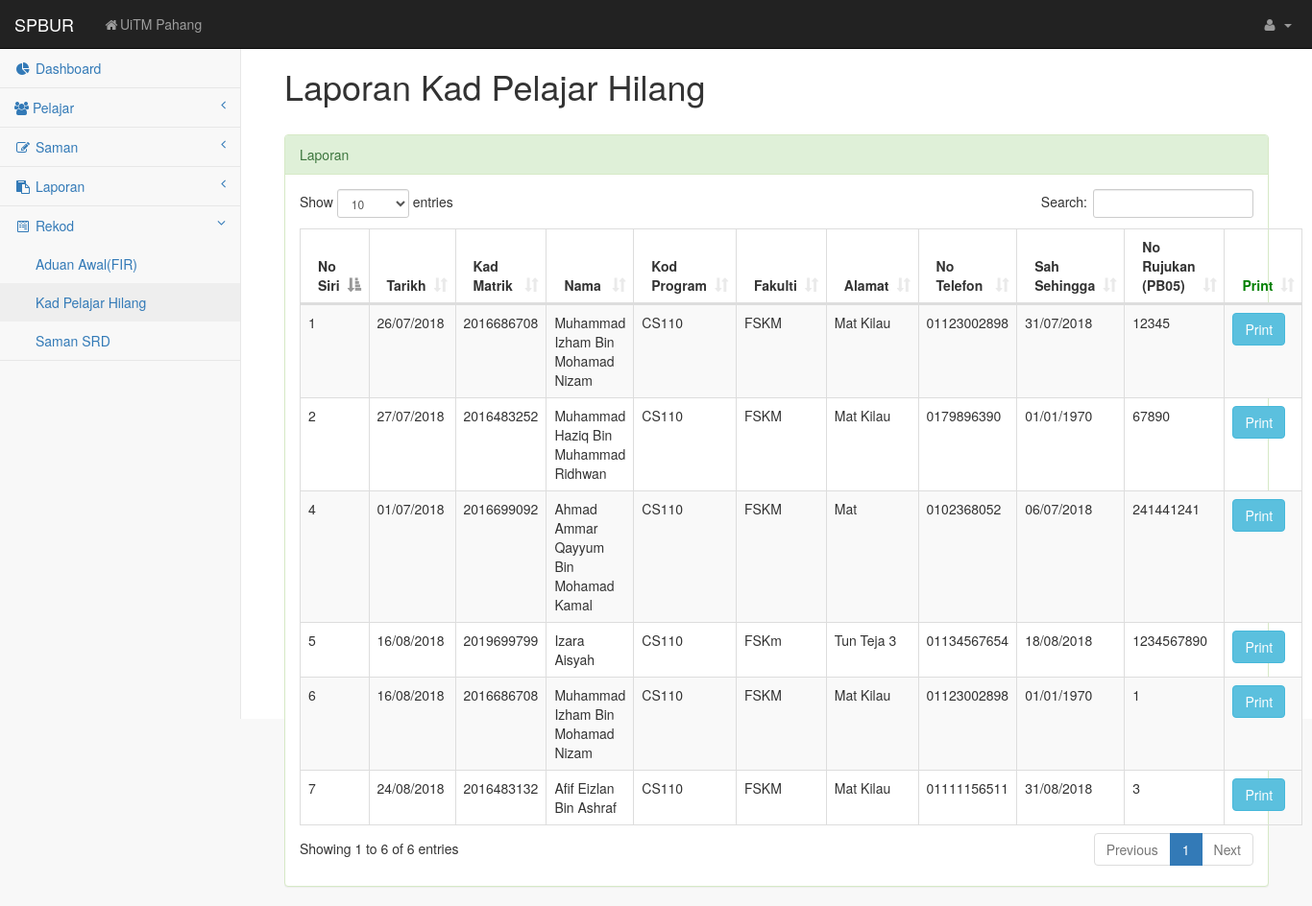
The app's page /rkadpelajar.php with its own data.
### tables this page shows
CREATE TABLE `kad` (
  `series_no` int(11) NOT NULL,
  `currentdate` date NOT NULL,
  `matric_no` int(11) NOT NULL,
  `name` varchar(255) NOT NULL,
  `prog_code` varchar(255) NOT NULL,
  `faculty` varchar(255) NOT NULL,
  `address` varchar(255) NOT NULL,
  `phone_no` varchar(255) NOT NULL,
  `validuntil` varchar(255) DEFAULT NULL,
  `refer` varchar(255) DEFAULT NULL
);

### rkadpelajar.php (the view, shortened to what this page needs)
<!DOCTYPE html>
<html lang="en">
<head>
    <link href="css/bootstrap.min.css" rel="stylesheet">
    <link href="css/metisMenu.min.css" rel="stylesheet">
    <link href="css/timeline.css" rel="stylesheet">
    <link href="css/dataTables/dataTables.bootstrap.css" rel="stylesheet">
    <link href="css/dataTables/dataTables.responsive.css" rel="stylesheet">
    <link href="css/startmin.css" rel="stylesheet">
    <link href="css/morris.css" rel="stylesheet">
    <link href="css/font-awesome.min.css" rel="stylesheet" type="text/css">
    <link rel="stylesheet" href="bower_components/datatables.net-bs/css/dataTables.bootstrap.min.css">
</head>
<body>
<div id="wrapper">
<?php include("DashboardOnly.php");?>
</body>
</html>
    <div id="page-wrapper">
                <div class="col-lg-12">
                    <br>
                    <h1>Laporan Kad Pelajar Hilang</h1>
                    <br>
                <div class="row">
                    <div class="col-lg-12">
                        <div class="panel panel-success">
                            <div class="panel-heading">
                                Laporan
                            </div>
                            <div class="panel-body">
                                <div class="dataTable_wrapper">
                                    <table class="table table-striped table-bordered table-hover" id="dataTables-example">
                                        <thead>
                                            <tr>
                                                <th>No Siri</th>
                                                <th>Tarikh</th>
                                                <th>Kad Matrik</th>
                                                <th>Nama</th>
                                                <th>Kod Program</th>
                                                <th>Fakulti</th>
                                                <th>Alamat</th>
                                                <th>No Telefon</th>
                                                <th>Sah Sehingga</th>
                                                <th>No Rujukan (PB05)</th>
                                                <th style="color:green">Print</th>
                                            </tr>
                                        </thead>
                                        <tbody>
                                         <?php
                    $sql = "SELECT * FROM kad ORDER BY series_no";
                    $query = mysqli_query($dbconn, $sql) or die("Error: " . mysqli_error($dbconn));
                    $row = mysqli_num_rows($query);
                    if($row != 0) {
                        while($ro = mysqli_fetch_assoc($query)){
                          echo "<tr>";
                          echo "<td>".$ro['series_no']."</td>";
                          $date = $ro['currentdate'];
                          $newDate = date('d/m/Y', strtotime($date));
                          echo "<td>".$newDate."</td>";
                          echo "<td>".$ro['matric_no']."</td>";
                          echo "<td>".$ro['name']."</td>";
                          echo "<td>".$ro['prog_code']."</td>";
                          echo "<td>".$ro['faculty']."</td>";
                          echo "<td>".$ro['address']."</td>";
                          echo "<td>".$ro['phone_no']."</td>";
                          $date2 = $ro['validuntil'];
                          $newDate2 = date('d/m/Y', strtotime($date2));
                          echo "<td>".$newDate2."</td>";
                          echo "<td>".$ro['refer']."</td>";
                          echo '<td><form method="POST"><button type="submit" name="matricPrint" value='.$ro['series_no'].' formaction="MatrikGantiPrint.php" class="btn btn-info">Print</button></form></td>';
                          echo "</tr>";
                              }
                            } ?>
                        </tbody>
                    </table>
                </div>
            </div>
            </div>
        </div>
    </div>
</div>
</div>
</body>
</html>

### css/startmin.css (style rules this page uses)
body { background-color: #f8f8f8; }
#wrapper { width: 100%; }
#page-wrapper { padding: 30px 15px 0 15px; min-height: 568px; background-color: #fff; }
@media (min-width:768px) { #page-wrapper { position: inherit; margin-left: 250px; padding: 30px 30px 0 30px; border-left: 1px solid #e7e7e7; } }
table.dataTable thead .sorting, table.dataTable thead .sorting_asc, table.dataTable thead .sorting_desc, table.dataTable thead .sorting_asc_disabled, table.dataTable thead .sorting_desc_disabled { background: 0 0; }
table.dataTable thead .sorting_asc:after { content: "\f0de"; float: right; font-family: fontawesome; }
table.dataTable thead .sorting:after { content: "\f0dc"; float: right; font-family: fontawesome; color: rgba(50,50,50,.5); }

### records on screen
kad: series_no "1", currentdate "26/07/2018", matric_no "2016686708", name "Muhammad Izham Bin Mohamad Nizam", prog_code "CS110", faculty "FSKM", address "Mat Kilau", phone_no "01123002898", validuntil "31/07/2018", refer "12345"
kad: series_no "2", currentdate "27/07/2018", matric_no "2016483252", name "Muhammad Haziq Bin Muhammad Ridhwan", prog_code "CS110", faculty "FSKM", address "Mat Kilau", phone_no "0179896390", validuntil "01/01/1970", refer "67890"
kad: series_no "4", currentdate "01/07/2018", matric_no "2016699092", name "Ahmad Ammar Qayyum Bin Mohamad Kamal", prog_code "CS110", faculty "FSKM", address "Mat", phone_no "0102368052", validuntil "06/07/2018", refer "241441241"
kad: series_no "5", currentdate "16/08/2018", matric_no "2019699799", name "Izara Aisyah", prog_code "CS110", faculty "FSKm", address "Tun Teja 3", phone_no "01134567654", validuntil "18/08/2018", refer "1234567890"
kad: series_no "6", currentdate "16/08/2018", matric_no "2016686708", name "Muhammad Izham Bin Mohamad Nizam", prog_code "CS110", faculty "FSKM", address "Mat Kilau", phone_no "01123002898", validuntil "01/01/1970", refer "1"
kad: series_no "7", currentdate "24/08/2018", matric_no "2016483132", name "Afif Eizlan Bin Ashraf", prog_code "CS110", faculty "FSKM", address "Mat Kilau", phone_no "01111156511", validuntil "31/08/2018", refer "3"
